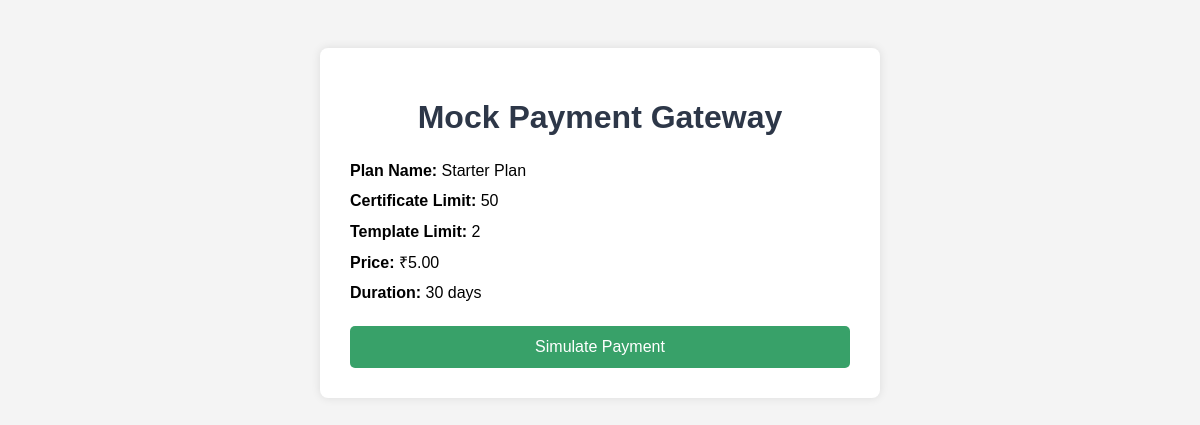
The page /pay/1/ (signed in) on the database its author committed.
### subscriptions/models.py (models this page shows, shortened)
class PricingPlan(models.Model):
    name = models.CharField(max_length=50)
    certificate_limit = models.PositiveIntegerField()
    template_limit = models.PositiveIntegerField()
    price = models.DecimalField(max_digits=10, decimal_places=2)
    validity_period = models.PositiveIntegerField(default=30)

### subscriptions/views.py (the view, shortened to what this page needs)
# urls.py: path('pay/<int:plan_id>/', mock_payment, name='mock_payment'),
@login_required
def mock_payment(request, plan_id):
    plan = get_object_or_404(PricingPlan, id=plan_id)
    subscription, created = CompanySubscription.objects.get_or_create(
        company=request.user,
        defaults={
        'plan': plan,
        'start_date': timezone.now(),
        'expiry_date': timezone.now() + timedelta(days=30),
        }
        )
    return render(request, 'mock_payment.html', {'plan': plan})

### subscriptions/templates/mock_payment.html (shortened to what this page needs)
<!DOCTYPE html>
<html>
<head>
</head>
<body>
    <div class="payment-box">
        <h1>Mock Payment Gateway</h1>
        <div class="plan-details">
            <p><strong>Plan Name:</strong> {{ plan.name }}</p>
            <p><strong>Certificate Limit:</strong> {{ plan.certificate_limit }}</p>
            <p><strong>Template Limit:</strong> {{ plan.template_limit }}</p>
            <p><strong>Price:</strong> ₹{{ plan.price }}</p>
            <p><strong>Duration:</strong> 30 days</p>
        </div>
        <form method="post">
            <button type="submit" class="btn">Simulate Payment</button>
        </form>
    </div>
</body>
</html>

### subscriptions/templates/mock_payment.html (style rules this page uses)
body { font-family: Arial, sans-serif; padding: 40px; background-color: #f4f4f4; }
.payment-box { max-width: 500px; margin: auto; background: white; padding: 30px; box-shadow: 0 0 10px rgba(0,0,0,0.1); border-radius: 8px; }
h1 { text-align: center; color: #2d3748; }
.plan-details { margin-bottom: 20px; }
.plan-details p { margin: 5px 0; line-height: 1.6; }
.btn { display: block; width: 100%; padding: 12px; background-color: #38a169; color: white; border: none; border-radius: 5px; font-size: 16px; cursor: pointer; }

### rows shown on the page
PricingPlan: name "Starter Plan", certificate_limit "50", template_limit "2", price "5.00"
